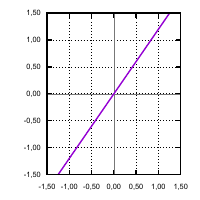

Generate this figure with gnuplot:
#! /usr/bin/gnuplot
set terminal pdfcairo enhanced color lw 2 size 2,2 font 'Arial'
set output 'kennlinie-widerstand.pdf'

set format x "%.2f"
set format y "%.2f"
set decimalsign ","
set xtics font ",8"
set ytics font ",8"
set samples 1000

set grid
unset key
#set xlabel "Spannung in Volt"
#set ylabel "Stromstärke in Ampere"

set xtics 0.5
set xrange [-1.5:1.5]
set yrange [-1.5:1.5]

set arrow from -1.5,0    to 1.5,0   nohead lc rgb '#777777' lw 0.25
set arrow from    0,-1.5 to   0,1.5 nohead lc rgb '#777777' lw 0.25

plot 1.2*x

#-------------------------------------------------------------------------------
set terminal png transparent enhanced lw 12 size 1600,1200 font 'Arial'
set output 'kennlinie-widerstand-klein.png'

set title ""
set xlabel ""
set ylabel ""
set format x ""
set format y ""
replot
